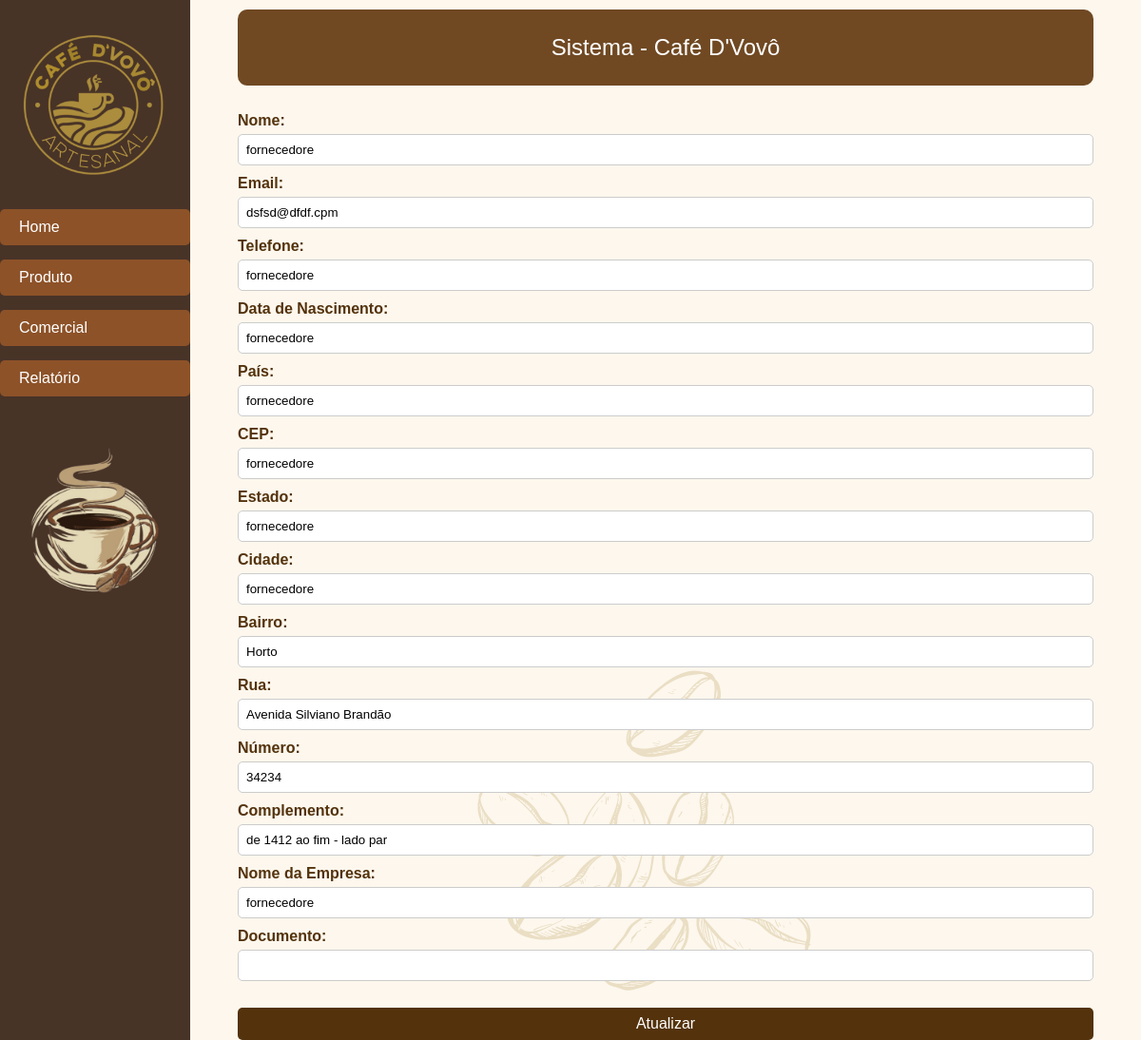
Screenshot of /public/cadastro-pessoas/editar-cadastro/fornecedor.php?id=107 with the database file from the repository.
### tables this page shows
CREATE TABLE `pessoa` (
  `pessoa_id` int(11) NOT NULL,
  `nome` varchar(100) NOT NULL,
  `email` varchar(45) NOT NULL,
  `data_nascimento` varchar(45) DEFAULT NULL,
  `data_cadastro` date NOT NULL
);

CREATE TABLE `telefone` (
  `telefone_id` int(11) NOT NULL,
  `telefone` varchar(45) NOT NULL,
  `tipo` varchar(45) NOT NULL,
  `pessoa_id` int(11) NOT NULL
);

CREATE TABLE `endereco` (
  `endereco_id` int(11) NOT NULL,
  `pais` varchar(45) NOT NULL,
  `cep` varchar(45) NOT NULL,
  `estado` varchar(45) NOT NULL,
  `cidade` varchar(45) NOT NULL,
  `bairro` varchar(45) NOT NULL,
  `rua` varchar(45) NOT NULL,
  `numero` varchar(45) NOT NULL,
  `complemento` varchar(45) NOT NULL,
  `tipo` varchar(45) NOT NULL,
  `pessoa_id` int(11) NOT NULL
);

CREATE TABLE `fornecedor` (
  `fornecedor_id` int(11) NOT NULL,
  `nome_empresa` varchar(100) NOT NULL,
  `documento` varchar(100) NOT NULL
);

### serverside/queries/db_queries.php (called while the page is built, shortened)
<?php
    function getQuery($queryType) {
        if (array_key_exists($queryType, $queries)) {
            return $queries[$queryType];
        } else {
            return null;
        }
    }
?>

### public/cadastro-pessoas/editar-cadastro/fornecedor.php (the view, shortened to what this page needs)
<!DOCTYPE html>
<html lang="en">
<head>
    <link rel="stylesheet" href="../../assets/css/main.css">
    <link rel="stylesheet" href="../../assets/css/cadastro-pessoas/cadastro-pessoas.css">
</head>
<body>
    <?php include('../../../includes/main-sidebar.php'); ?>
    <?php include('../../../includes/topbar.php'); ?>
        <main class="content">
            <br>
            <?php
                include ('../../../serverside/queries/db_queries.php');
                $conn = dbConnection();
                $id = $_GET['id'];
                $query = getQuery('check_user_type');
                $stmt = $conn->prepare($query);
                $stmt->bind_param("i", $id);
                $stmt->execute();
                $stmt->bind_result($id, $tipo_usuario);
                if ($tipo_usuario === "fornecedor") {
                    $query = getQuery('select_all_fornecedores_by_id');
                    $stmt = $conn->prepare($query);
                    $stmt->bind_param("i", $id);
                    $stmt->execute();
                    $stmt->bind_result($id, $nome, $email, $telefone, $data_nascimento, $pais, $cep, $estado, $cidade, $bairro, $rua, $numero, $complemento, $data_cadastro, $nome_empresa, $documento);
                    if ($stmt->fetch()) {
                        echo '<form class="formulario" action="../../../serverside/controllers/pessoas/atualizar_pessoa.php" method="POST">';
                        echo '<label for="nome">Nome:</label>';
                        echo '<input type="text" id="nome" name="nome" value="' . htmlspecialchars($nome) . '" required><br>';
                        echo '<label for="email">Email:</label>';
                        echo '<input type="email" id="email" name="email" value="' . htmlspecialchars($email) . '" required><br>';
                        echo '<label for="telefone">Telefone:</label>';
                        echo '<input type="text" id="telefone" name="telefone" value="' . htmlspecialchars($telefone) . '" required><br>';
                        echo '<label for="data_nascimento">Data de Nascimento:</label>';
                        echo '<input type="text" id="data_nascimento" name="data_nascimento" value="' . htmlspecialchars($data_nascimento) . '" required><br>';
                        echo '<label for="pais">País:</label>';
                        echo '<input type="text" id="pais" name="pais" value="' . htmlspecialchars($pais) . '" required><br>';
                        echo '<label for="cep">CEP:</label>';
                        echo '<input type="text" id="cep" name="cep" value="' . htmlspecialchars($cep) . '" required><br>';
                        echo '<label for="estado">Estado:</label>';
                        echo '<input type="text" id="estado" name="estado" value="' . htmlspecialchars($estado) . '" required><br>';
                        echo '<label for="cidade">Cidade:</label>';
                        echo '<input type="text" id="cidade" name="cidade" value="' . htmlspecialchars($cidade) . '" required><br>';
                        echo '<label for="bairro">Bairro:</label>';
                        echo '<input type="text" id="bairro" name="bairro" value="' . htmlspecialchars($bairro) . '" required><br>';
                        echo '<label for="rua">Rua:</label>';
                        echo '<input type="text" id="rua" name="rua" value="' . htmlspecialchars($rua) . '" required><br>';
                        echo '<label for="numero">Número:</label>';
                        echo '<input type="text" id="numero" name="numero" value="' . htmlspecialchars($numero) . '" required><br>';
                        echo '<label for="complemento">Complemento:</label>';
                        echo '<input type="text" id="complemento" name="complemento" value="' . htmlspecialchars($complemento) . '"><br>';
                        echo '<label for="nome_empresa">Nome da Empresa:</label>';
                        echo '<input type="text" id="nome_empresa" name="nome_empresa" value="' . htmlspecialchars($nome_empresa) . '" required><br>';
                        echo '<label for="documento">Documento:</label>';
                        echo '<input type="text" id="documento" name="documento" value="' . htmlspecialchars($documento) . '" required><br>';
                        ?><br> <button class='register-btn' type='submit'>Atualizar</button><br> <?php
                        echo '</form>';
                    } else {
                        echo "Nenhum registro encontrado.";
                    }
                }
            ?>
    </main>
</body>
</html>

### public/assets/css/main.css (style rules this page uses)
* { box-sizing: border-box; margin: 0; }
body { display: grid; grid-template-columns: 200px 1fr; grid-template-rows: 90px 1fr; grid-template-areas: "sidebar header" "sidebar content"; height: 100vh; background-image: url(../images/fundo.png); font-family: Arial, Helvetica, sans-serif; gap: 10px 0; }
.topbar, .content { margin: 0 50px; }
.content { grid-area: content; }

### public/assets/css/cadastro-pessoas/cadastro-pessoas.css (style rules this page uses)
.content { width: auto; max-width: 1000px; font-family: Arial, sans-serif; color: #53320c; }
label { display: block; font-weight: bold; margin-bottom: 5px; color: #53320c; }
input[type="text"], input[type="email"], input[type="number"], input[type="file"], select { width: 100%; padding: 8px; margin-bottom: 10px; border: 1px solid #ccc; border-radius: 5px; }
.register-btn { background-color: #53320c; color: white; padding: 8px; border: none; border-radius: 5px; cursor: pointer; font-size: 16px; transition: background-color 0.3s; width: 100%; }

### rows the page displays
pessoa: nome "fornecedore", email "dsfsd@dfdf.cpm", telefone "fornecedore", data_nascimento "fornecedore", pais "fornecedore", cep "fornecedore", estado "fornecedore", cidade "fornecedore", bairro "Horto", rua "Avenida Silviano Brandão", numero "34234", complemento "de 1412 ao fim - lado par", nome_empresa "fornecedore"
